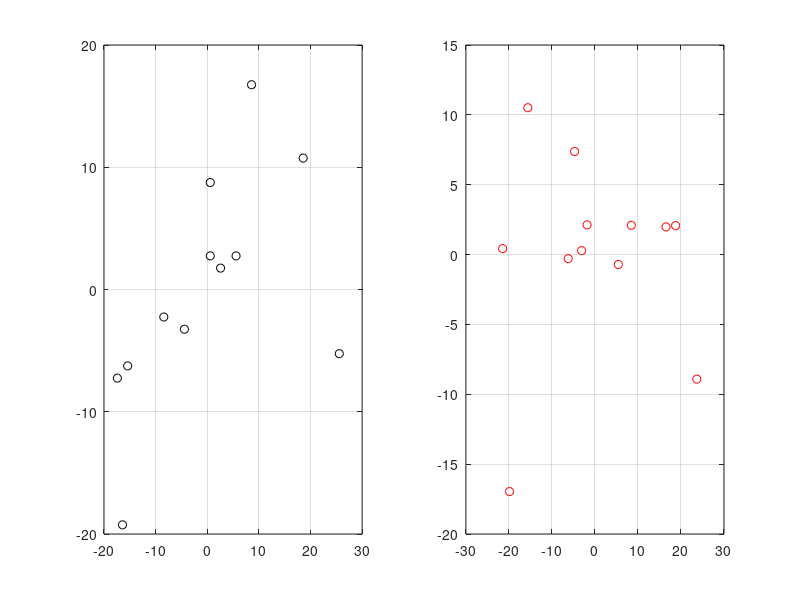

MATLAB code to generate this figure:
% Form data vectors for weight and height
W = [65 75 53 54 61 88 70 78 52 95 70 72]';                        
H = [170 176 154 167 171 184 182 190 166 168 176 175]';    

% Matrix with mean values replicated and form mean-subtracted data matrix
XM = [mean(W).*ones(length(W), 1), mean(H).*ones(length(H), 1)];     
X = [W H] - XM;  

% Calculate covariance
Cx = cov(X);

% Get eigenvalues and eigenvectors
[R, LAMBDA, Q] = svd(Cx);                                    		

% Calculate principal components	
V = X * R;                                                  			

% Display data on original axes and PC's in rotated space
subplot(121), plot(X(:,1), X(:,2), 'ko'); grid on;      		
subplot(122), plot(V(:,1), V(:,2), 'ro'); grid on;      		

% Reconstruct data in terms of PC's
XR = XM + V * R';

% Confirm reconstruction (diff = 0)
XR = XR - [W H];                                                		

% Confirm covariance terms 
V = V'*V./(length(W)-1);                                     		
